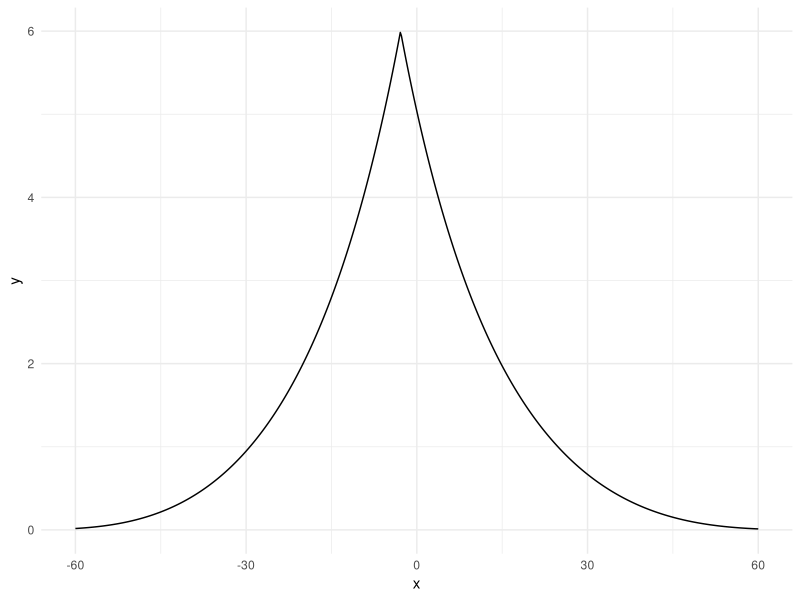

Reproduce this figure in R. (Note: this script raises an error after producing the figure.)
## ---- chunk 1
knitr::opts_chunk$set(echo = TRUE)
## ---- chunk 2
library(ggplot2)
## ---- chunk 3

rad2deg <- function(rad) {(rad * 180) / (pi)}
deg2rad <- function(deg) {(deg * pi) / (180)}


toblers_hiking_function <- function(slope_angle, max_speed = 6) {

  max_speed * exp(-3.5 * abs(tan(deg2rad(slope_angle)) + 0.05))
}

## ---- chunk 4


## ---- chunk 5
base <- ggplot(data.frame(x = c(-60, 60)), aes(x))

base +
  stat_function(fun = toblers_hiking_function, n = 600) +
  theme_minimal()

## ---- chunk 6
dummydata <- data.frame(slope_angle = seq(-60, 60, by = .1),
                        speed = toblers_hiking_function(dummydata$slope_angle))

ggplot(dummydata, aes(x = slope_angle, y = speed)) +
  geom_line() +
  theme_minimal()

